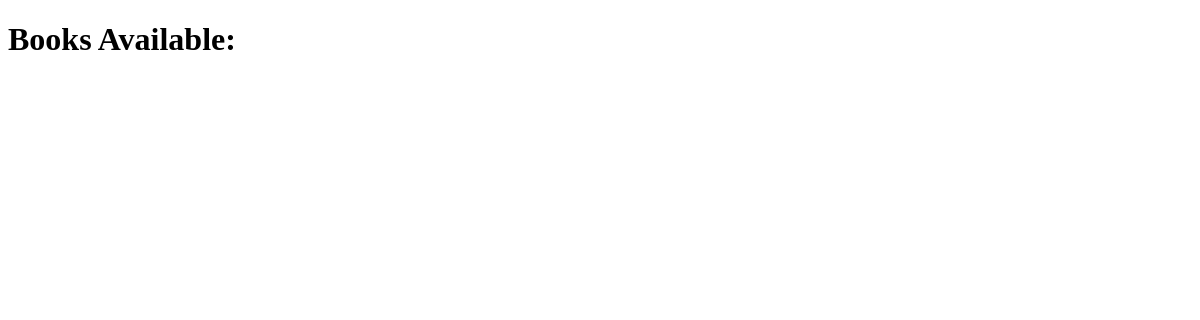
Page /bookshelf/ on the earlier database version.
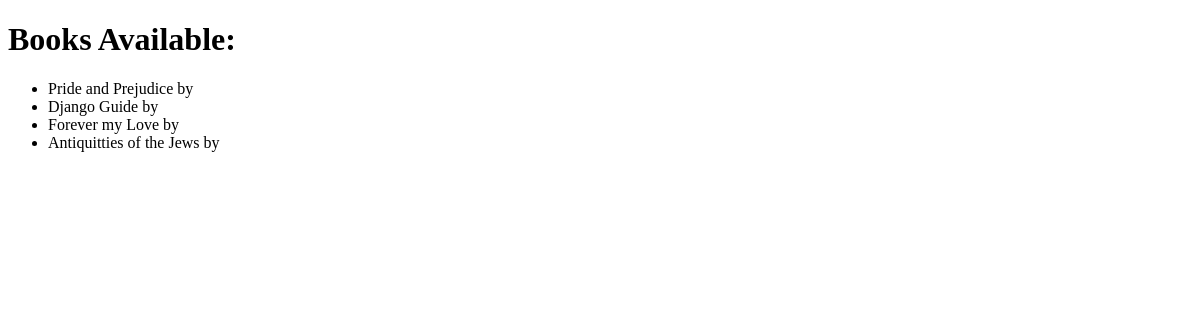
Same page on the later database version.
### bookshelf/models.py (models this page shows, shortened)
class Book(models.Model):
    title = models.CharField(max_length=200)
    author = models.CharField(max_length=100)
    publication_year = models.IntegerField()
    class Meta:
        permissions = [
            ('can_view_book', 'Can view a book'),
            ('can_create_book', 'Can create a book'),
            ('can_edit_book', 'Can edit a book'),
            ('can_delete_book', 'Can delete a books'),
        ]

### bookshelf/views.py (the view)
# urls.py: path('', views.book_list, name='list'),
def book_list(request):
    books = Book.objects.all()
    return render(request, 'book_list.html', {'books': books})

### Templates/book_list.html (shortened to what this page needs)
<!DOCTYPE html>
<html lang="en">
<head>
</head>
<body>
    <h1>Books Available:</h1>
    <ul>
        {% for book in books %}
        <li>{{ book.title }} by {{ book.author.name }}</li>
        {% endfor %}
    </ul>
</body>
</html>

Differences in the rows shown:
added Book: title "Pride and Prejudice"
added Book: title "Django Guide"
added Book: title "Forever my Love"
added Book: title "Antiquitties of the Jews"
